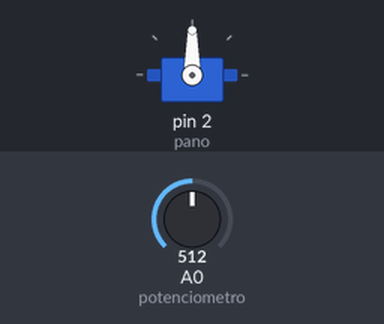
The sketch below on a simulated Arduino Uno, built with avr-gcc and run on an emulated ATmega328P. On the bench: servo. The test bench sets the inputs (shaded band); at power-on: A0 (potenciometro) = 512.

Above: at 1.2 s.
1.3 s: A0 (potenciometro) set to 716
At 2.2 s:
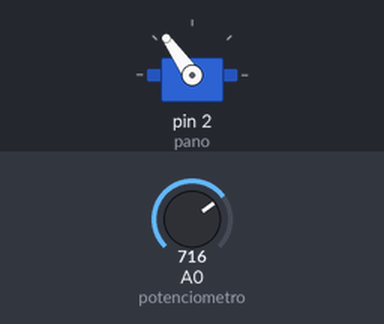
2.8 s: A0 (potenciometro) set to 900
At 3.1 s:
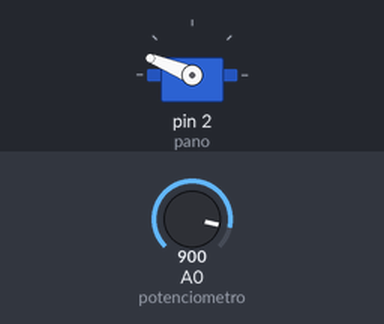
4.3 s: A0 (potenciometro) set to 1023
At 5.5 s:
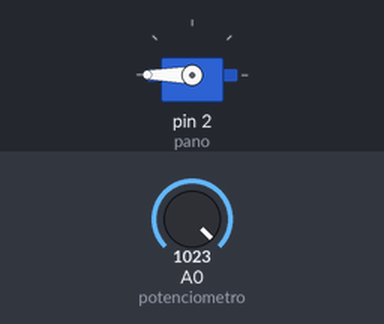
5.8 s: A0 (potenciometro) set to 306
At 6.8 s:
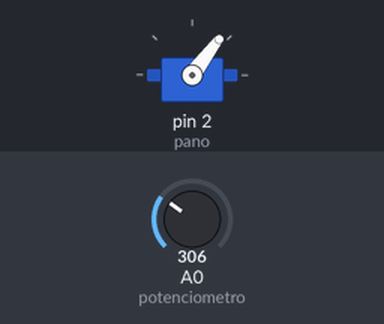
7.3 s: A0 (potenciometro) set to 122
At 7.7 s:
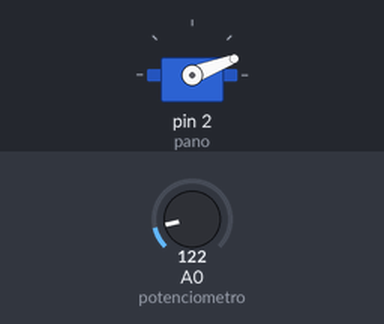
Timing chart, 0 to 9.8 s (numbered marks = the images above; inputs shaded):
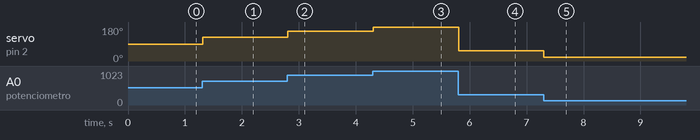

The sketch:

Control_de_servo.ino
```cpp
#include <Servo.h>
Servo pano;

int potenciometro = 0;
int valor_potenciometro;

void setup() {
  pano.attach(2);
}

void loop() {
  valor_potenciometro = analogRead(potenciometro);
  valor_potenciometro = map(valor_potenciometro, 0, 1023, 0, 180);
  pano.write(valor_potenciometro);
  delay(10);
}
```

Measured:
- after the input at 1.3 s, servo on pin 2 (pano): 90° → 125° at once
- after the input at 2.8 s, servo on pin 2 (pano): 125° → 158° at once
- after the input at 4.3 s, servo on pin 2 (pano): 158° → 180° at once
- after the input at 5.8 s, servo on pin 2 (pano): 180° → 53° at once
- after the input at 7.3 s, servo on pin 2 (pano): 53° → 21° at once
